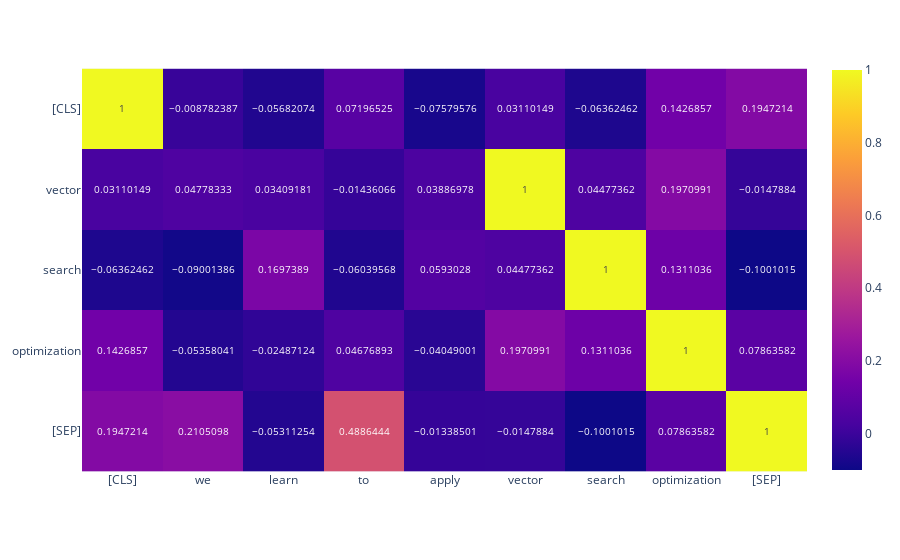

Notebook code cell kept with this figure:
### Code cell
from sentence_transformers import util

distances = util.cos_sim(
    first_embeddings.squeeze(), 
    second_embeddings.squeeze()
).cpu().numpy() # Move the tensor to the CPU and convert to a NumPy array

px.imshow(
    distances, 
    x=model.tokenizer.convert_ids_to_tokens(
        second_tokens["input_ids"][0]
    ),
    y=model.tokenizer.convert_ids_to_tokens(
        first_tokens["input_ids"][0]
    ),
    text_auto=True,
)

### Figure 1 — Plotly figure (JSON) as saved in the notebook; plotly's stock layout.template omitted (floating-point values rounded to 4 significant figures)
{"data": [{"coloraxis": "coloraxis", "hovertemplate": "x: %{x}<br>y: %{y}<br>color: %{z}<extra></extra>", "name": "0", "texttemplate": "%{z}", "type": "heatmap", "x": ["[CLS]", "we", "learn", "to", "apply", "vector", "search", "optimization", "[SEP]"], "xaxis": "x", "y": ["[CLS]", "vector", "search", "optimization", "[SEP]"], "yaxis": "y", "z": [[1, -0.008782, -0.05682, 0.07197, -0.0758, 0.0311, -0.06362, 0.1427, 0.1947], [0.0311, 0.04778, 0.03409, -0.01436, 0.03887, 1, 0.04477, 0.1971, -0.01479], [-0.06362, -0.09001, 0.1697, -0.0604, 0.0593, 0.04477, 1.0, 0.1311, -0.1001], [0.1427, -0.05358, -0.02487, 0.04677, -0.04049, 0.1971, 0.1311, 1, 0.07864], [0.1947, 0.2105, -0.05311, 0.4886, -0.01339, -0.01479, -0.1001, 0.07864, 1]]}], "layout": {"coloraxis": {"colorscale": [[0, "#0d0887"], [0.1111, "#46039f"], [0.2222, "#7201a8"], [0.3333, "#9c179e"], [0.4444, "#bd3786"], [0.5556, "#d8576b"], [0.6667, "#ed7953"], [0.7778, "#fb9f3a"], [0.8889, "#fdca26"], [1, "#f0f921"]]}, "margin": {"t": 60}, "xaxis": {"anchor": "y", "constrain": "domain", "domain": [0, 1], "scaleanchor": "y"}, "yaxis": {"anchor": "x", "autorange": "reversed", "constrain": "domain", "domain": [0, 1]}}}
